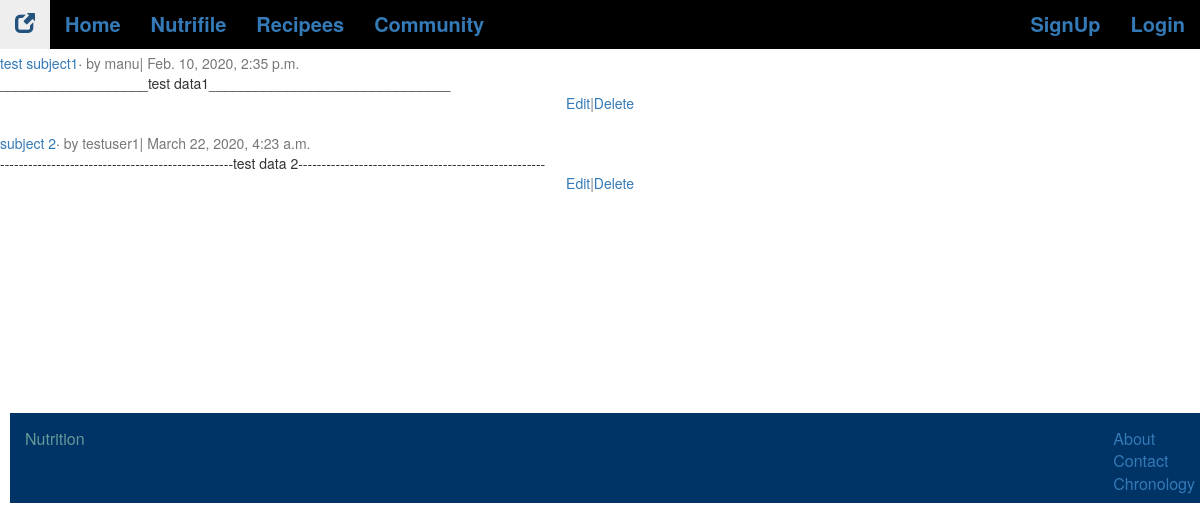
The app's page /nutrition/community/post/list/ with its own data.
### nutrition/models.py (models this page shows, shortened)
class Post(models.Model):
     subject=models.CharField(max_length=150)
     author=models.ForeignKey(
          get_user_model(),
          on_delete=models.CASCADE,)
     body=models.TextField()
     date=models.DateTimeField(auto_now_add=True)

### users/models.py (models this page shows)
class CustomUser(AbstractUser):
        age=models.PositiveIntegerField(null=True,blank=True)
        DateofBirth=models.DateField(null=True,blank=True)

### nutrition/views.py (the view)
# urls.py: path('nutrition/community/post/list/',PostListView.as_view(),name='post_list'),
class PostListView(ListView):
    model=Post
    template_name='post_list.html'

### templates/post_list.html (shortened to what this page needs)
{%extends 'base1.html'%}
{%block content%}
{%for post in object_list%}
<div class="card">
<div class="card-header">
<span class="font-weight-bold"><a href="{%url 'post_detail' post.pk%}">{{post.subject}}</a></span>&middot;
<span class="text-muted">by {{post.author}}|
{{post.date}}</span>
</div>
<div class="card-body">
{{post.body}}
</div>
<div class="card-footer text-center text-muted">
<a href="#">Edit</a>|<a href="#">Delete</a>
</div>
</div>
<br/>
{%endfor %}
{%endblock content%}

### static/css/base1.css (style rules this page uses)
* { box-sizing:border-box; }

### records on screen
Post: subject "test subject1", author "manu", date "Feb. 10, 2020, 2:35 p.m.", body "___________________test data1_______________________________"
Post: subject "subject 2", author "testuser1", date "March 22, 2020, 4:23 a.m.", body "--------------------------------------------------test data 2-----------------------------------------------------"
